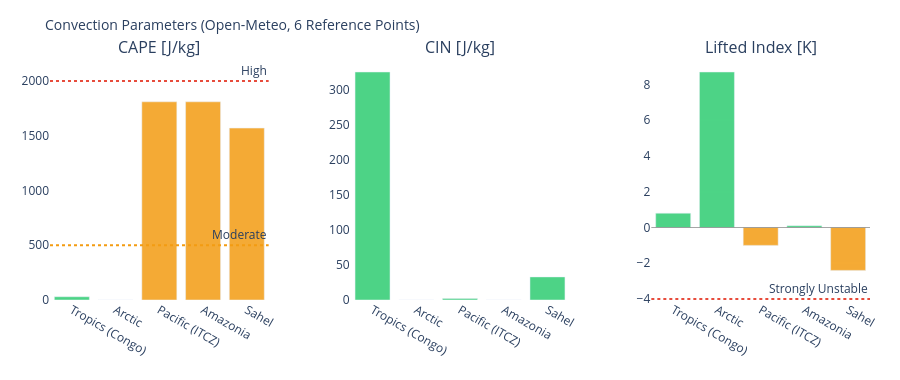

The code cell stored with this chart in its notebook:
### Markdown cell above
---
## 3. Visualizations

### Code cell
# ============================================================
# CAPE / CIN / LIFTED INDEX – Convection potential
# ============================================================

if not df_atm.empty:
    fig = make_subplots(
        rows=1, cols=3,
        subplot_titles=['CAPE [J/kg]', 'CIN [J/kg]', 'Lifted Index [K]'],
        horizontal_spacing=0.1
    )
    pts = df_atm['point'].tolist()
    pt_colors = ['#E85D24','#185FA5','#888780','#378ADD','#639922','#F2A623']

    # CAPE – höher = mehr Gewitterpotential
    cape_vals = df_atm['cape'].fillna(0).tolist()
    cape_colors = ['#e74c3c' if v > 2000 else '#f39c12' if v > 500 else '#2ecc71'
                   for v in cape_vals]
    fig.add_trace(go.Bar(x=pts, y=cape_vals, marker_color=cape_colors,
                         opacity=0.85, showlegend=False), row=1, col=1)
    fig.add_hline(y=2000, line_dash='dot', line_color='#e74c3c',
                  annotation_text='High', row=1, col=1)
    fig.add_hline(y=500,  line_dash='dot', line_color='#f39c12',
                  annotation_text='Moderate', row=1, col=1)

    # CIN – negativer = stärker gedeckelt (weniger Auslöse)
    cin_vals = df_atm['cin'].fillna(0).tolist()
    cin_colors = ['#e74c3c' if v < -200 else '#f39c12' if v < -50 else '#2ecc71'
                  for v in cin_vals]
    fig.add_trace(go.Bar(x=pts, y=cin_vals, marker_color=cin_colors,
                         opacity=0.85, showlegend=False), row=1, col=2)

    # Lifted Index – negativ = instabil
    li_vals = df_atm['li'].fillna(0).tolist()
    li_colors = ['#e74c3c' if v < -4 else '#f39c12' if v < 0 else '#2ecc71'
                 for v in li_vals]
    fig.add_trace(go.Bar(x=pts, y=li_vals, marker_color=li_colors,
                         opacity=0.85, showlegend=False), row=1, col=3)
    fig.add_hline(y=0, line_color='gray', line_width=0.7, row=1, col=3)
    fig.add_hline(y=-4, line_dash='dot', line_color='#e74c3c',
                  annotation_text='Strongly Unstable', row=1, col=3)

    fig.update_layout(
        title=dict(text='Convection Parameters (Open-Meteo, 6 Reference Points)', font=dict(size=14)),
        height=380, plot_bgcolor='rgba(0,0,0,0)', paper_bgcolor='rgba(0,0,0,0)',
        margin=dict(l=50, r=30, t=60, b=80)
    )
    fig.update_xaxes(tickangle=30)
    fig.show()

### Figure 1 — Plotly figure (JSON) as saved in the notebook; plotly's stock layout.template omitted (floating-point values rounded to 4 significant figures)
{"data": [{"marker": {"color": ["#2ecc71", "#2ecc71", "#f39c12", "#f39c12", "#f39c12"]}, "opacity": 0.85, "showlegend": false, "type": "bar", "x": ["Tropics (Congo)", "Arctic", "Pacific (ITCZ)", "Amazonia", "Sahel"], "xaxis": "x", "y": [30.0, 0.0, 1810.0, 1810.0, 1570.0], "yaxis": "y"}, {"marker": {"color": ["#2ecc71", "#2ecc71", "#2ecc71", "#2ecc71", "#2ecc71"]}, "opacity": 0.85, "showlegend": false, "type": "bar", "x": ["Tropics (Congo)", "Arctic", "Pacific (ITCZ)", "Amazonia", "Sahel"], "xaxis": "x2", "y": [326.0, 0.0, 2.0, 0.0, 33.0], "yaxis": "y2"}, {"marker": {"color": ["#2ecc71", "#2ecc71", "#f39c12", "#2ecc71", "#f39c12"]}, "opacity": 0.85, "showlegend": false, "type": "bar", "x": ["Tropics (Congo)", "Arctic", "Pacific (ITCZ)", "Amazonia", "Sahel"], "xaxis": "x3", "y": [0.8, 8.7, -1.0, 0.1, -2.4], "yaxis": "y3"}], "layout": {"annotations": [{"font": {"size": 16}, "showarrow": false, "text": "CAPE [J/kg]", "x": 0.1333, "xanchor": "center", "xref": "paper", "y": 1.0, "yanchor": "bottom", "yref": "paper"}, {"font": {"size": 16}, "showarrow": false, "text": "CIN [J/kg]", "x": 0.5, "xanchor": "center", "xref": "paper", "y": 1.0, "yanchor": "bottom", "yref": "paper"}, {"font": {"size": 16}, "showarrow": false, "text": "Lifted Index [K]", "x": 0.8667, "xanchor": "center", "xref": "paper", "y": 1.0, "yanchor": "bottom", "yref": "paper"}, {"showarrow": false, "text": "High", "x": 1, "xanchor": "right", "xref": "x domain", "y": 2000, "yanchor": "bottom", "yref": "y"}, {"showarrow": false, "text": "Moderate", "x": 1, "xanchor": "right", "xref": "x domain", "y": 500, "yanchor": "bottom", "yref": "y"}, {"showarrow": false, "text": "Strongly Unstable", "x": 1, "xanchor": "right", "xref": "x3 domain", "y": -4, "yanchor": "bottom", "yref": "y3"}], "height": 380, "margin": {"b": 80, "l": 50, "r": 30, "t": 60}, "paper_bgcolor": "rgba(0,0,0,0)", "plot_bgcolor": "rgba(0,0,0,0)", "shapes": [{"line": {"color": "#e74c3c", "dash": "dot"}, "type": "line", "x0": 0, "x1": 1, "xref": "x domain", "y0": 2000, "y1": 2000, "yref": "y"}, {"line": {"color": "#f39c12", "dash": "dot"}, "type": "line", "x0": 0, "x1": 1, "xref": "x domain", "y0": 500, "y1": 500, "yref": "y"}, {"line": {"color": "gray", "width": 0.7}, "type": "line", "x0": 0, "x1": 1, "xref": "x3 domain", "y0": 0, "y1": 0, "yref": "y3"}, {"line": {"color": "#e74c3c", "dash": "dot"}, "type": "line", "x0": 0, "x1": 1, "xref": "x3 domain", "y0": -4, "y1": -4, "yref": "y3"}], "title": {"font": {"size": 14}, "text": "Convection Parameters (Open-Meteo, 6 Reference Points)"}, "xaxis": {"anchor": "y", "domain": [0.0, 0.2667], "tickangle": 30}, "xaxis2": {"anchor": "y2", "domain": [0.3667, 0.6333], "tickangle": 30}, "xaxis3": {"anchor": "y3", "domain": [0.7333, 1.0], "tickangle": 30}, "yaxis": {"anchor": "x", "domain": [0.0, 1.0]}, "yaxis2": {"anchor": "x2", "domain": [0.0, 1.0]}, "yaxis3": {"anchor": "x3", "domain": [0.0, 1.0]}}}
